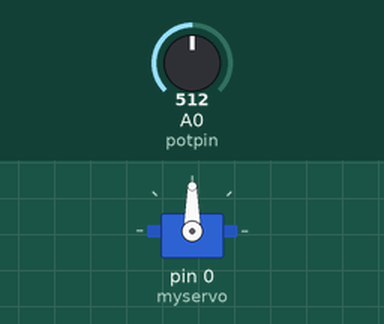
Recording of a sketch running on a simulated Arduino Uno, built with avr-gcc and run on an emulated ATmega328P. Parts: servo. The test bench sets the inputs (shaded band); at power-on: A0 (potpin) = 512.

Above: at 1.2 s.
1.3 s: A0 (potpin) set to 716
At 2.5 s:
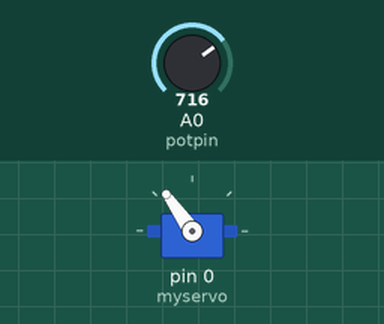
2.8 s: A0 (potpin) set to 900
At 3.4 s:
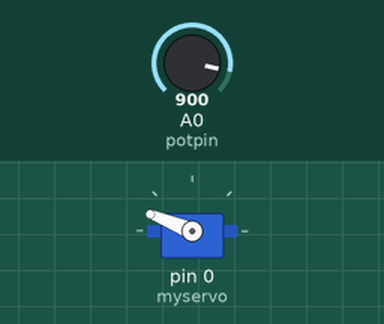
4.3 s: A0 (potpin) set to 1023
At 4.9 s:
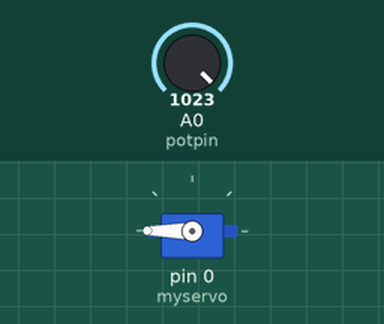
5.8 s: A0 (potpin) set to 306
At 6.9 s:
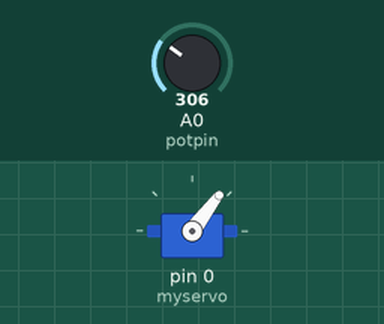
7.3 s: A0 (potpin) set to 122
At 8.3 s:
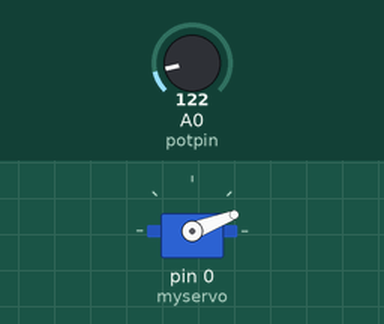
Timing chart, 0 to 9.8 s (numbered marks = the images above; inputs shaded):
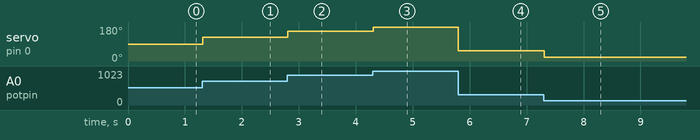

Measured:
- after the input at 1.3 s, servo on pin 0 (myservo): 90° → 125° at once
- after the input at 2.8 s, servo on pin 0 (myservo): 125° → 158° at once
- after the input at 4.3 s, servo on pin 0 (myservo): 158° → 180° at once
- after the input at 5.8 s, servo on pin 0 (myservo): 180° → 53° at once
- after the input at 7.3 s, servo on pin 0 (myservo): 53° → 21° at once

The sketch:

_2016_11_30_Servo.ino
```cpp
#include <Servo.h>

Servo myservo;

int potpin = A0;
int val;
void setup() {
  myservo.attach(0);
}

void loop() {
  val = analogRead(potpin);            // reads the value of the potentiometer (value between 0 and 1023)
  val = map(val, 0, 1023, 0, 180);     // scale it to use it with the servo (value between 0 and 180)
  myservo.write(val);                  // sets the servo position according to the scaled value
  delay(15);                           // waits for the servo to get there
}
```
